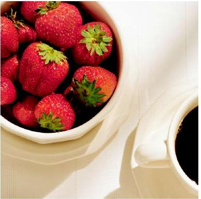
%> input picture BSCOMPUTER ENGINEERING/4th YEAR OF COMPUTER ENGINEERING/7th SEMESTER/DIGITAL IMAGE PROCESSING/LECTURE CODES OF DIGITAL IMAGE PROCESSING/LECTURE#11CODES/fruit.PNG, 201 x 199 px
$ octave igs_color.m   (GNU Octave 9; MATLAB toolbox functions it lacks are replaced by stand-ins)
%> lines starting %> are read from the running program, lines starting %| are printed output that depends on the picture; in (x1, y1, x2, y2) boxes, pixels count from 0 and x2, y2 are one past the last pixel; in counts of white or black regions, pixels touching at a corner belong together; the program's own positions count from 1
### BSCOMPUTER ENGINEERING/4th YEAR OF COMPUTER ENGINEERING/7th SEMESTER/DIGITAL IMAGE PROCESSING/LECTURE CODES OF DIGITAL IMAGE PROCESSING/LECTURE#11CODES/quantize.m
function y = quantize(x, b, type)
%QUANTIZE Quantizes the elements of a UINT8 matrix.
%   Y = QUANTIZE(X, B, TYPE) quantizes X to B bits. Truncation is
%   used unless TYPE is 'igs' for Improved Gray Scale quantization.

%   Copyright 2002-2004 R. C. Gonzalez, R. E. Woods, & S. L. Eddins
%   Digital Image Processing Using MATLAB, Prentice-Hall, 2004
%   $Revision: 1.4 $  $Date: 2003/10/26 18:49:23 $

error(nargchk(2, 3, nargin));         % Check input arguments
if ndims(x) ~= 2 | ~isreal(x) | ...
     ~isnumeric(x) | ~isa(x, 'uint8')
   error('The input must be a UINT8 numeric matrix.');
end

% Create bit masks for the quantization
lo = uint8(2 ^ (8 - b) - 1);
hi = uint8(2 ^ 8 - double(lo) - 1);

% Perform standard quantization unless IGS is specified
if nargin < 3 | ~strcmpi(type, 'igs')
   y = bitand(x, hi);

% Else IGS quantization. Process column-wise. If the MSB's of the
% pixel are all 1's, the sum is set to the pixel value. Else, add
% the pixel value to the LSB's of the previous sum. Then take the
% MSB's of the sum as the quantized value.
else
   [m, n] = size(x);                           s = zeros(m, 1);
   hitest = double(bitand(x, hi) ~= hi);       x = double(x);
   for j = 1:n
      s = x(:, j) + hitest(:, j) .* double(bitand(uint8(s), lo));
      y(:, j) = bitand(uint8(s), hi);
   end
end

### BSCOMPUTER ENGINEERING/4th YEAR OF COMPUTER ENGINEERING/7th SEMESTER/DIGITAL IMAGE PROCESSING/LECTURE CODES OF DIGITAL IMAGE PROCESSING/LECTURE#11CODES/igs_color.m
clc;
clear all;
close all;
I = imread('fruit.png');
%> I is the input picture: size 199x201x3 uint8; mean R, G, B 186.8, 145, 129
imshow(I);
I_igs_r = quantize(I(:,:,1),4,'igs');
%> in quantize, `hitest = double(bitand(x, hi) ~= hi)`:
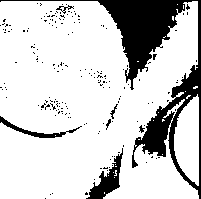
%> hitest: size 199x201 double; values 0 (black) and 1 (white), 80.9% white; 185 black regions (178 under 20 px), largest, box (x1, y1, x2, y2) and area: (0, 0, 201, 199) 6164, (86, 148, 123, 199) 639, (0, 116, 82, 138) 320
%> in quantize, `x = double(x)`:
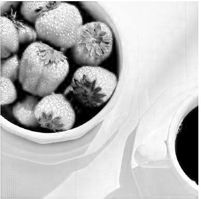
%> x: size 199x201 double; min 0, max 255, mean 186.8
%> after the loop in quantize, `for j = 1:n`: s = 199 values, max 255 at index 1, min 252 at index 102, mean 254.8
I_igs_g = quantize(I(:,:,2),4,'igs');
%> call 2 of quantize, with b = 4, type = 'igs'
%> in quantize (call 2), `hitest = double(bitand(x, hi) ~= hi)`:
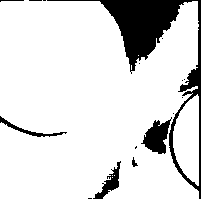
%> hitest: size 199x201 double; values 0 (black) and 1 (white), 86.4% white; 16 black regions (10 under 20 px), largest, box (x1, y1, x2, y2) and area: (47, 0, 201, 199) 4191, (141, 117, 172, 154) 603, (93, 161, 121, 199) 332, (0, 116, 67, 137) 227, (132, 157, 138, 167) 29, (0, 0, 24, 2) 25
%> in quantize (call 2), `x = double(x)`:
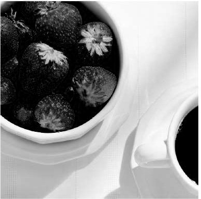
%> x: size 199x201 double; min 0, max 255, mean 145
%> after the loop in quantize (call 2), `for j = 1:n`: s = 199 values, max 255 at index 1, min 253 at index 88, mean 254.8
I_igs_b = quantize(I(:,:,3),4,'igs');
%> call 3 of quantize, with b = 4, type = 'igs'
%> in quantize (call 3), `hitest = double(bitand(x, hi) ~= hi)`:
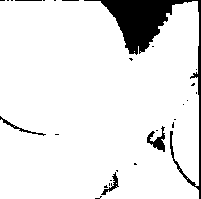
%> hitest: size 199x201 double; values 0 (black) and 1 (white), 91% white; 28 black regions (23 under 20 px), largest, box (x1, y1, x2, y2) and area: (84, 0, 201, 199) 3047, (147, 126, 165, 152) 201, (0, 116, 46, 136) 112, (101, 172, 119, 195) 106, (15, 0, 42, 1) 27
%> in quantize (call 3), `x = double(x)`:
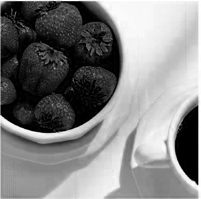
%> x: size 199x201 double; min 0, max 255, mean 129
%> after the loop in quantize (call 3), `for j = 1:n`: s = 199 values, max 255 at index 1, min 246 at index 197, mean 253.7
I_no_igs_r = quantize(I(:,:,1),4);
I_no_igs_g = quantize(I(:,:,2),4);
I_no_igs_b = quantize(I(:,:,3),4);
% combine the R,G and B
I_igs = cat(3, I_igs_r, I_igs_g, I_igs_b);
figure;
imshow(I_igs);
% combine the R,G and B
I_no_igs = cat(3, I_no_igs_r, I_no_igs_g, I_no_igs_b);
figure;
imshow(I_no_igs);
imwrite(I_igs,'fruit_color_igs.png');
imwrite(I_no_igs,'fruit_color_no_igs.png');
fileinfo = dir('fruit.png');
filesizeOriginal = fileinfo(1).bytes;
fileinfo = dir('fruit_color_igs.png');
filesizeIGS = fileinfo(1).bytes;
fileinfo = dir('fruit_color_no_igs.png');
filesizeNoIGS = fileinfo(1).bytes;

$ run again, with BSCOMPUTER ENGINEERING/4th YEAR OF COMPUTER ENGINEERING/7th SEMESTER/DIGITAL IMAGE PROCESSING/LECTURE CODES OF DIGITAL IMAGE PROCESSING/LECTURE#11CODES/color_ring.jpg saved as BSCOMPUTER ENGINEERING/4th YEAR OF COMPUTER ENGINEERING/7th SEMESTER/DIGITAL IMAGE PROCESSING/LECTURE CODES OF DIGITAL IMAGE PROCESSING/LECTURE#11CODES/fruit.PNG
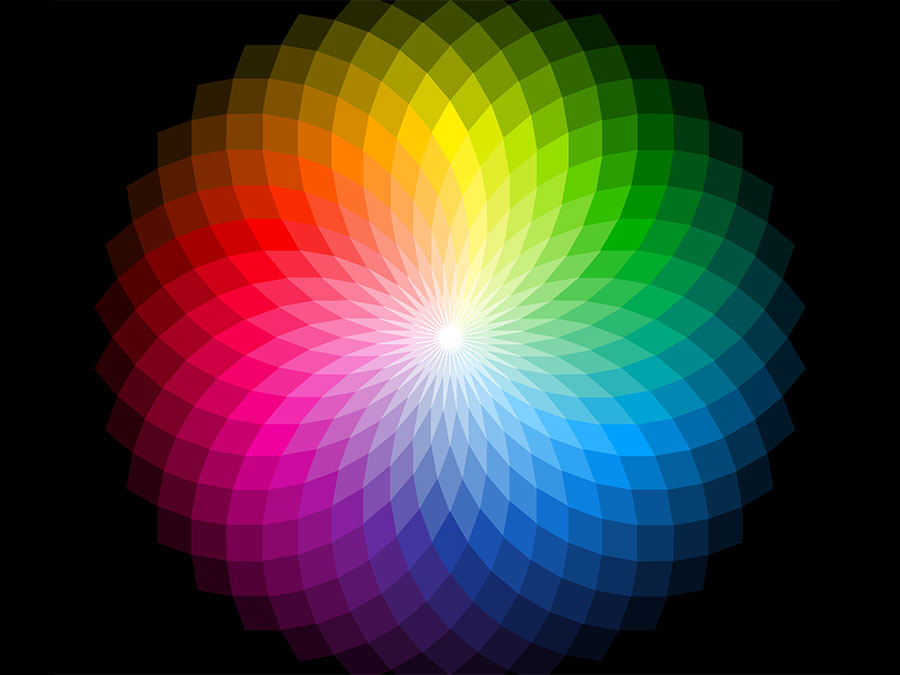
%> input picture BSCOMPUTER ENGINEERING/4th YEAR OF COMPUTER ENGINEERING/7th SEMESTER/DIGITAL IMAGE PROCESSING/LECTURE CODES OF DIGITAL IMAGE PROCESSING/LECTURE#11CODES/color_ring.jpg, 900 x 675 px
%> I is the input picture: size 675x900x3 uint8; mean R, G, B 66.8, 58.5, 54.1
%> in quantize, `hitest = double(bitand(x, hi) ~= hi)`:
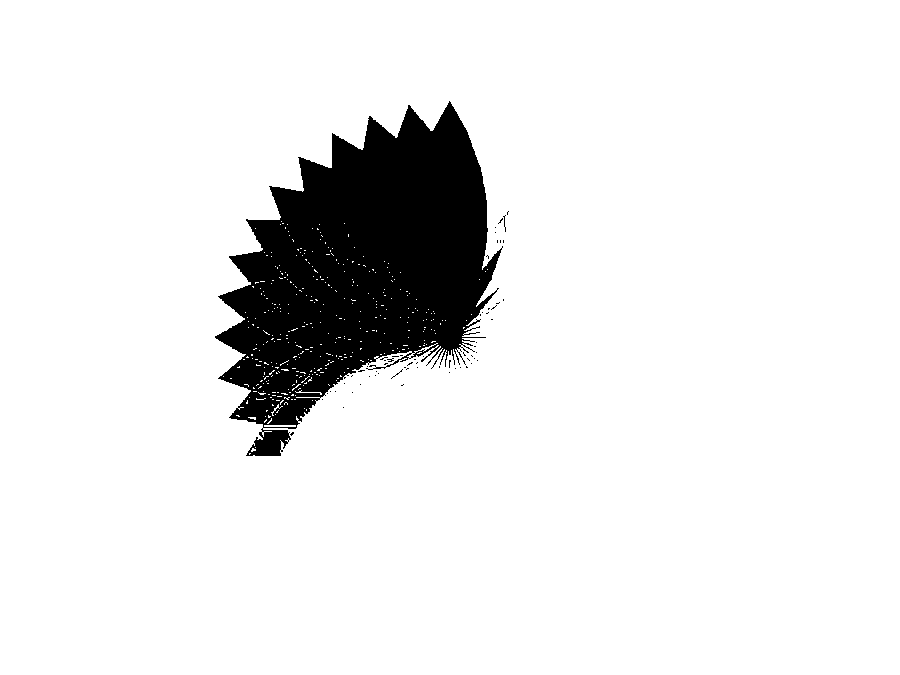
%> hitest: size 675x900 double; values 0 (black) and 1 (white), 90.8% white; 64 black regions (63 under 20 px), largest, box (x1, y1, x2, y2) and area: (215, 101, 503, 456) 55816
%> after the loop in quantize, `for j = 1:n`: s = 675 values, max 15 at index 4, min 0 at index 3, mean 7.67
%> hitest: size 675x900 double; values 0 (black) and 1 (white), 98.1% white; 103 black regions (99 under 20 px), largest, box (x1, y1, x2, y2) and area: (420, 102, 545, 388) 10988, (520, 284, 542, 303) 58, (536, 239, 548, 261) 34, (465, 375, 474, 389) 26
%> hitest: size 675x900 double; values 0 (black) and 1 (white), 98% white; 129 black regions (121 under 20 px), largest, box (x1, y1, x2, y2) and area: (379, 309, 654, 483) 11236, (595, 472, 631, 489) 122, (457, 390, 466, 430) 99
%> in quantize (call 3), `x = double(x)`:
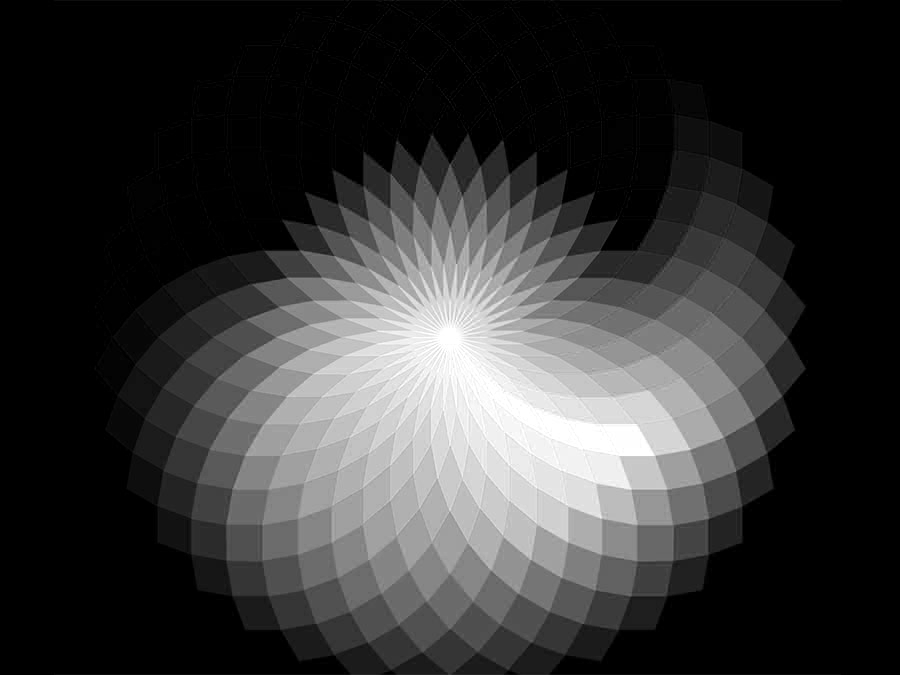
%> x: size 675x900 double; min 0, max 255, mean 54.1
%> after the loop in quantize (call 3), `for j = 1:n`: s = 675 values, max 15 at index 8, min 0 at index 2, mean 7.5
